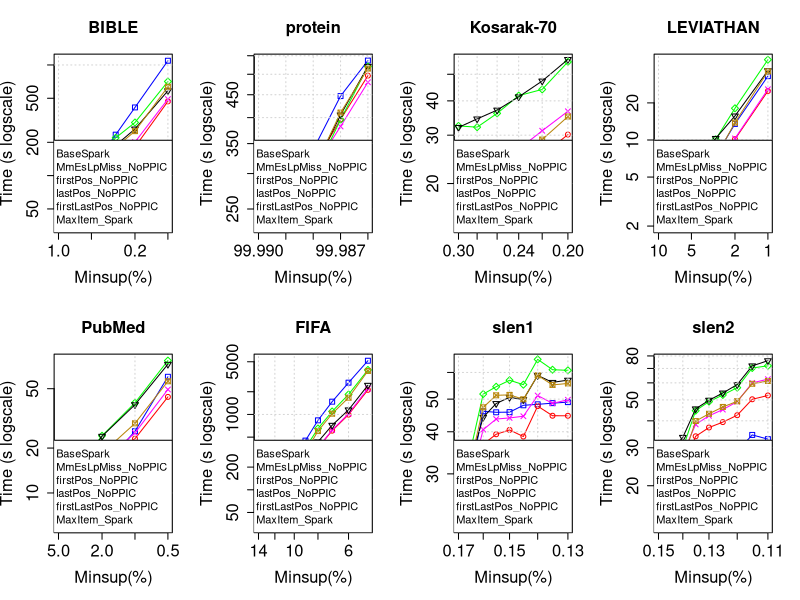

This chart was generated by the following R code:
tiff("UltimateComparisonNoPPIC.png", width=18, height=9, units='in', res=120)
par(mfrow=c(2,4), cex.lab=1.5, cex.axis=1.5, cex.main=1.5, cex.sub=1.5)

#BIBLE
#DATA
x <- c(0.01, 0.009, 0.008, 0.007, 0.006, 0.005, 0.004, 0.003, 0.002, 0.001)*100

zero <- c(52796, 54313, 65238, 76671, 96842, 121262, 156699, 234465, 413217, 1092148)/1000
one <- c(35452, 36785, 35713, 42346, 56086, 74180, 94140, 128774, 181539, 468725)/1000
two <- c(40459, 39825, 43144, 45840, 60062, 81513, 105887, 139940, 200825, 491480)/1000
three <- c(57251, 62971, 64247, 68604, 92617, 132273, 168278, 219716, 302063, 708680)/1000
four <- c(52726, 55286, 55855, 63733, 84355, 110988, 137774, 187753, 263900, 584497)/1000
five <- c(45301, 46646, 49071, 53203, 70110, 100696, 130230, 179787, 252375, 635487)/1000

#PLOT
plot(x, zero, log = "xy", type="o", pch=0, xlab="Minsup(%)",ylab="Time (s logscale)", col="blue", xlim = rev(range(x)), ylim=c(35, 1092))
lines(x, one, col="red", type="o", pch=1)
lines(x, two, col="magenta", type="o", pch=4)
lines(x, three, col="green", type="o", pch=5)
lines(x, four, col="black", type="o", pch=6)
lines(x, five, col="darkgoldenrod", type="o", pch=7)
title(main="BIBLE", cex.lab=1.5, cex.axis=1.5, cex.main=1.5, cex.sub=1.5)
grid()
legend("bottomright", legend=c("BaseSpark", "MmEsLpMiss_NoPPIC", "firstPos_NoPPIC", "lastPos_NoPPIC", "firstLastPos_NoPPIC", "MaxItem_Spark"), lty=c(1,1),lwd=c(2,2), col=c("blue", "red", "magenta", "green", "black", "darkgoldenrod"), cex = 1)

#protein
#DATA
x <- c(0.9999, 0.99988, 0.99987, 0.99986)*100

zero <- c(275420, 339255, 446968, 536502)/1000
one <- c(237057, 312765, 396253, 496434)/1000
two <- c(229789, 306514, 382241, 479804)/1000
three <- c(237424, 295879, 395786, 520362)/1000
four <- c(234877, 305027, 405640, 520924)/1000
five <- c(234381, 304146, 410503, 514969)/1000

#PLOT
plot(x, zero, log = "xy", type="o", pch=0, xlab="Minsup(%)",ylab="Time (s logscale)", col="blue", xlim = rev(range(x)), ylim=c(229, 536))
lines(x, one, col="red", type="o", pch=1)
lines(x, two, col="magenta", type="o", pch=4)
lines(x, three, col="green", type="o", pch=5)
lines(x, four, col="black", type="o", pch=6)
lines(x, five, col="darkgoldenrod", type="o", pch=7)
title(main="protein", cex.lab=1.5, cex.axis=1.5, cex.main=1.5, cex.sub=1.5)
grid()
legend("bottomright", legend=c("BaseSpark", "MmEsLpMiss_NoPPIC", "firstPos_NoPPIC", "lastPos_NoPPIC", "firstLastPos_NoPPIC", "MaxItem_Spark"), lty=c(1,1),lwd=c(2,2), col=c("blue", "red", "magenta", "green", "black", "darkgoldenrod"), cex = 1)

#Kosarak-70
#DATA
x <- c(0.003, 0.0028, 0.0026, 0.0024, 0.0022, 0.002)*100

zero <- c(14897, 16315, 17535, 20827, 22818, 25235)/1000
one <- c(19298, 20000, 21258, 23093, 25354, 30151)/1000
two <- c(22364, 23127, 25006, 26686, 31132, 36659)/1000
three <- c(32420, 32080, 36021, 41805, 44025, 55484)/1000
four <- c(32020, 34389, 37029, 41384, 47252, 56612)/1000
five <- c(21441, 21660, 23060, 26388, 28921, 35072)/1000

#PLOT
plot(x, zero, log = "xy", type="o", pch=0, xlab="Minsup(%)",ylab="Time (s logscale)", col="blue", xlim = rev(range(x)), ylim=c(14, 56))
lines(x, one, col="red", type="o", pch=1)
lines(x, two, col="magenta", type="o", pch=4)
lines(x, three, col="green", type="o", pch=5)
lines(x, four, col="black", type="o", pch=6)
lines(x, five, col="darkgoldenrod", type="o", pch=7)
title(main="Kosarak-70", cex.lab=1.5, cex.axis=1.5, cex.main=1.5, cex.sub=1.5)
grid()
legend("bottomright", legend=c("BaseSpark", "MmEsLpMiss_NoPPIC", "firstPos_NoPPIC", "lastPos_NoPPIC", "firstLastPos_NoPPIC", "MaxItem_Spark"), lty=c(1,1),lwd=c(2,2), col=c("blue", "red", "magenta", "green", "black", "darkgoldenrod"), cex = 1)

#LEVIATHAN
#DATA
x <- c(0.1, 0.09, 0.08, 0.07, 0.06, 0.05, 0.04, 0.03, 0.02, 0.01)*100

zero <- c(2295, 2312, 2516, 3105, 3496, 4080, 5163, 7414, 13505, 33000)/1000
one <- c(2748, 2808, 3491, 3287, 3539, 3871, 4898, 5367, 10148, 24977)/1000
two <- c(2813, 3250, 3569, 3440, 3912, 4110, 5059, 6398, 10289, 25803)/1000
three <- c(3713, 3877, 4417, 5162, 6797, 6454, 8472, 10114, 18092, 44843)/1000
four <- c(3624, 3626, 4146, 4666, 5066, 5905, 7372, 10299, 15683, 36539)/1000
five <- c(3259, 3230, 3621, 4737, 4444, 4824, 6196, 7247, 13846, 36029)/1000

#PLOT
plot(x, zero, log = "xy", type="o", pch=0, xlab="Minsup(%)",ylab="Time (s logscale)", col="blue", xlim = rev(range(x)), ylim=c(2, 44))
lines(x, one, col="red", type="o", pch=1)
lines(x, two, col="magenta", type="o", pch=4)
lines(x, three, col="green", type="o", pch=5)
lines(x, four, col="black", type="o", pch=6)
lines(x, five, col="darkgoldenrod", type="o", pch=7)
title(main="LEVIATHAN", cex.lab=1.5, cex.axis=1.5, cex.main=1.5, cex.sub=1.5)
grid()
legend("bottomright", legend=c("BaseSpark", "MmEsLpMiss_NoPPIC", "firstPos_NoPPIC", "lastPos_NoPPIC", "firstLastPos_NoPPIC", "MaxItem_Spark"), lty=c(1,1),lwd=c(2,2), col=c("blue", "red", "magenta", "green", "black", "darkgoldenrod"), cex = 1)

#PubMed
#DATA
x <- c(0.05, 0.04, 0.03, 0.02, 0.01, 0.005)*100

zero <- c(6549, 7547, 9177, 14644, 25945, 60113)/1000
one <- c(13949, 9785, 11005, 15957, 23109, 44058)/1000
two <- c(9488, 11312, 11924, 16140, 25265, 49404)/1000
three <- c(12506, 13774, 16624, 24189, 40220, 77156)/1000
four <- c(11931, 13923, 15687, 24014, 39083, 72956)/1000
five <- c(10343, 11198, 13420, 18463, 29293, 56065)/1000

#PLOT
plot(x, zero, log = "xy", type="o", pch=0, xlab="Minsup(%)",ylab="Time (s logscale)", col="blue", xlim = rev(range(x)), ylim=c(6, 77))
lines(x, one, col="red", type="o", pch=1)
lines(x, two, col="magenta", type="o", pch=4)
lines(x, three, col="green", type="o", pch=5)
lines(x, four, col="black", type="o", pch=6)
lines(x, five, col="darkgoldenrod", type="o", pch=7)
title(main="PubMed", cex.lab=1.5, cex.axis=1.5, cex.main=1.5, cex.sub=1.5)
grid()
legend("bottomright", legend=c("BaseSpark", "MmEsLpMiss_NoPPIC", "firstPos_NoPPIC", "lastPos_NoPPIC", "firstLastPos_NoPPIC", "MaxItem_Spark"), lty=c(1,1),lwd=c(2,2), col=c("blue", "red", "magenta", "green", "black", "darkgoldenrod"), cex = 1)

#FIFA
#DATA
x <- c(0.14, 0.12, 0.1, 0.09, 0.08, 0.07, 0.06, 0.05)*100

zero <- c(34465, 79626, 221550, 449631, 834468, 1476503, 2639619, 5160952)/1000
one <- c(33111, 49208, 129728, 189627, 359721, 608857, 994174, 2120188)/1000
two <- c(35656, 51383, 136084, 197648, 362176, 620936, 1024881, 2205090)/1000
three <- c(67485, 96850, 254842, 357743, 650649, 1095734, 1842227, 3897483)/1000
four <- c(54714, 75425, 176057, 248614, 432697, 718622, 1149499, 2439468)/1000
five <- c(47956, 72566, 214017, 315329, 601258, 1023672, 1667162, 3778928)/1000

#PLOT
plot(x, zero, log = "xy", type="o", pch=0, xlab="Minsup(%)",ylab="Time (s logscale)", col="blue", xlim = rev(range(x)), ylim=c(33, 5160))
lines(x, one, col="red", type="o", pch=1)
lines(x, two, col="magenta", type="o", pch=4)
lines(x, three, col="green", type="o", pch=5)
lines(x, four, col="black", type="o", pch=6)
lines(x, five, col="darkgoldenrod", type="o", pch=7)
title(main="FIFA", cex.lab=1.5, cex.axis=1.5, cex.main=1.5, cex.sub=1.5)
grid()
legend("bottomright", legend=c("BaseSpark", "MmEsLpMiss_NoPPIC", "firstPos_NoPPIC", "lastPos_NoPPIC", "firstLastPos_NoPPIC", "MaxItem_Spark"), lty=c(1,1),lwd=c(2,2), col=c("blue", "red", "magenta", "green", "black", "darkgoldenrod"), cex = 1)

#slen1
#DATA
x <- c(0.0017, 0.00165, 0.0016, 0.00155, 0.0015, 0.00145, 0.0014, 0.00135, 0.0013)*100

zero <- c(21433, 30124, 46018, 45696, 45741, 47937, 48250, 48646, 48981)/1000
one <- c(21301, 25910, 36740, 39328, 40503, 38721, 47662, 44635, 44621)/1000
two <- c(21146, 29399, 40601, 43637, 43973, 44480, 51246, 48576, 49776)/1000
three <- c(22914, 35394, 51768, 54421, 56881, 55189, 65617, 61134, 60876)/1000
four <- c(23241, 32777, 44198, 48526, 50625, 49852, 58785, 56067, 56923)/1000
five <- c(21932, 32380, 47272, 51320, 51474, 49942, 58808, 55098, 55660)/1000

#PLOT
plot(x, zero, log = "xy", type="o", pch=0, xlab="Minsup(%)",ylab="Time (s logscale)", col="blue", xlim = rev(range(x)), ylim=c(21, 65))
lines(x, one, col="red", type="o", pch=1)
lines(x, two, col="magenta", type="o", pch=4)
lines(x, three, col="green", type="o", pch=5)
lines(x, four, col="black", type="o", pch=6)
lines(x, five, col="darkgoldenrod", type="o", pch=7)
title(main="slen1", cex.lab=1.5, cex.axis=1.5, cex.main=1.5, cex.sub=1.5)
grid()
legend("bottomright", legend=c("BaseSpark", "MmEsLpMiss_NoPPIC", "firstPos_NoPPIC", "lastPos_NoPPIC", "firstLastPos_NoPPIC", "MaxItem_Spark"), lty=c(1,1),lwd=c(2,2), col=c("blue", "red", "magenta", "green", "black", "darkgoldenrod"), cex = 1)

#slen2
#DATA
x <- c(0.0015, 0.00145, 0.0014, 0.00135, 0.0013, 0.00125, 0.0012, 0.00115, 0.0011)*100

zero <- c(13258, 14335, 14949, 26537, 30083, 28606, 28885, 34413, 32900)/1000
one <- c(19100, 21783, 24292, 33911, 37246, 39462, 42475, 50357, 52442)/1000
two <- c(22768, 24454, 28242, 38506, 42214, 45109, 49097, 60011, 62425)/1000
three <- c(22672, 25716, 29842, 44593, 49100, 52728, 57001, 70322, 71980)/1000
four <- c(25330, 28799, 33542, 45456, 49855, 53844, 58931, 71956, 76033)/1000
five <- c(20559, 23078, 26536, 39913, 43127, 46395, 49298, 59426, 61223)/1000

#PLOT
plot(x, zero, log = "xy", type="o", pch=0, xlab="Minsup(%)",ylab="Time (s logscale)", col="blue", xlim = rev(range(x)), ylim=c(13, 76))
lines(x, one, col="red", type="o", pch=1)
lines(x, two, col="magenta", type="o", pch=4)
lines(x, three, col="green", type="o", pch=5)
lines(x, four, col="black", type="o", pch=6)
lines(x, five, col="darkgoldenrod", type="o", pch=7)
title(main="slen2", cex.lab=1.5, cex.axis=1.5, cex.main=1.5, cex.sub=1.5)
grid()
legend("bottomright", legend=c("BaseSpark", "MmEsLpMiss_NoPPIC", "firstPos_NoPPIC", "lastPos_NoPPIC", "firstLastPos_NoPPIC", "MaxItem_Spark"), lty=c(1,1),lwd=c(2,2), col=c("blue", "red", "magenta", "green", "black", "darkgoldenrod"), cex = 1)

dev.off()
